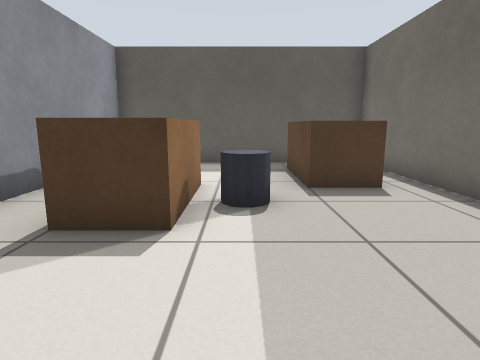
[1] (above)

20 first-person views from a walk through a world built for the Gazebo simulator. The camera is 0.68 m above the floor, tilts 10° down and sees 75° across. The floor is counted in squares, 0.5 m on a side. Each view is taken from the middle of a square. On the plan, view 1 faces up. The plan holds only what a view shows up to about 14 squares ahead; the rest is blank. The robots in the file are not drawn.

[2]
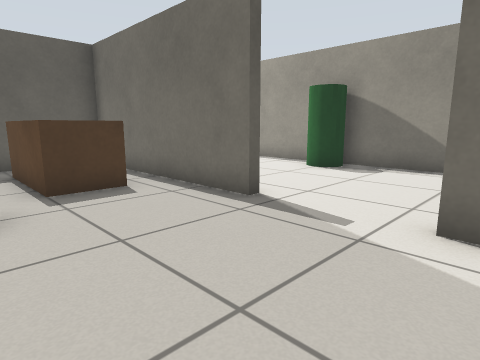

[3]
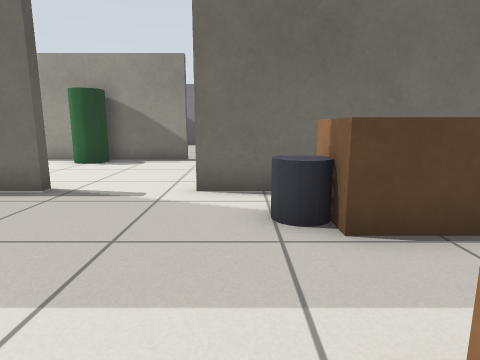

[4]
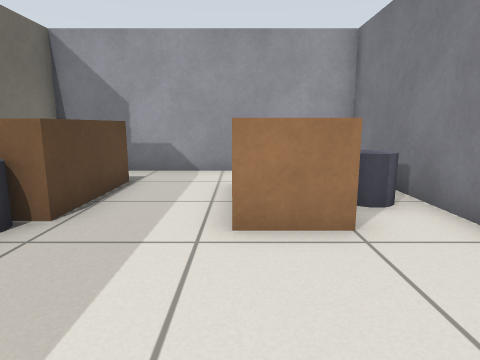

[5]
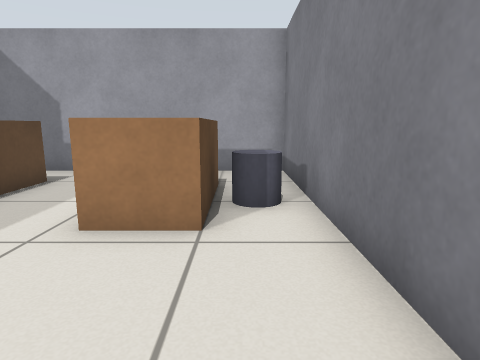

[6]
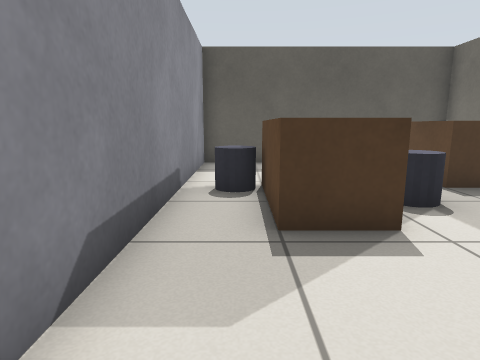

[7]
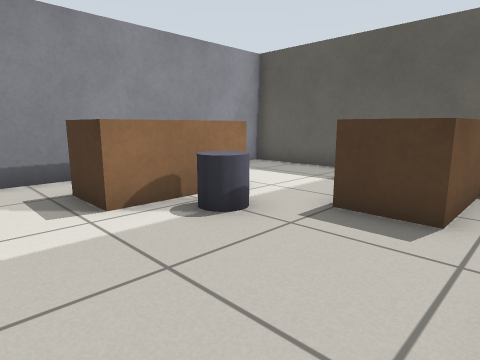

[8]
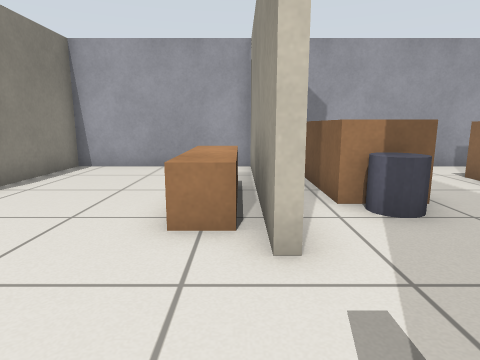

[9]
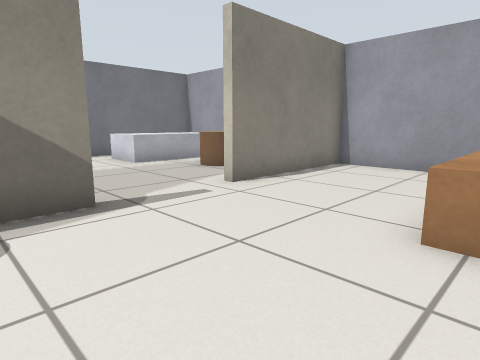

[10]
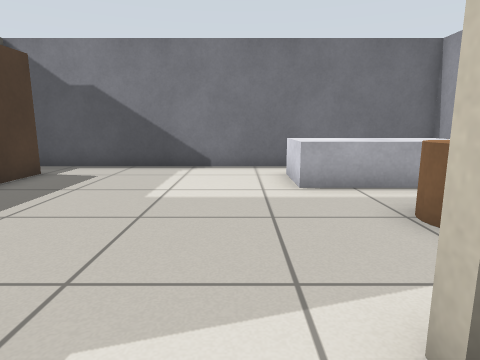

[11]
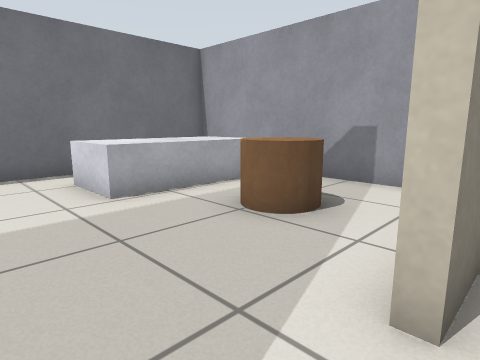

[12]
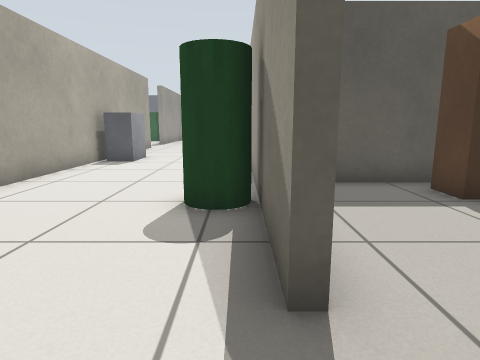

[13]
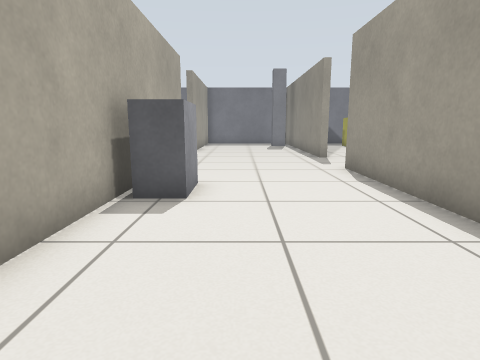

[14]
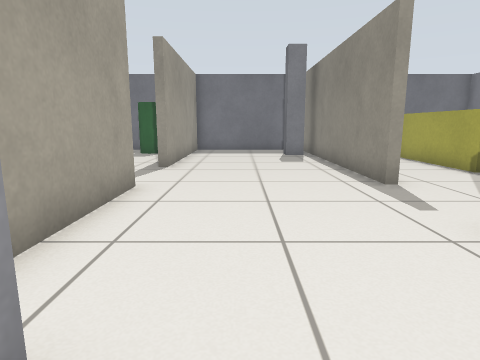

[15]
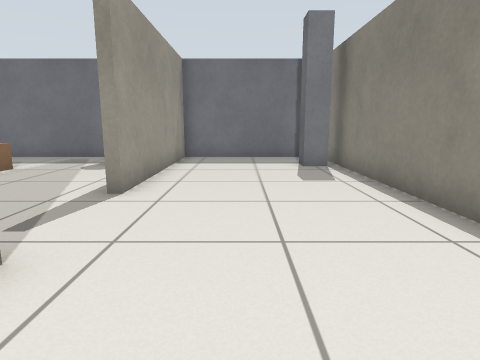

[16]
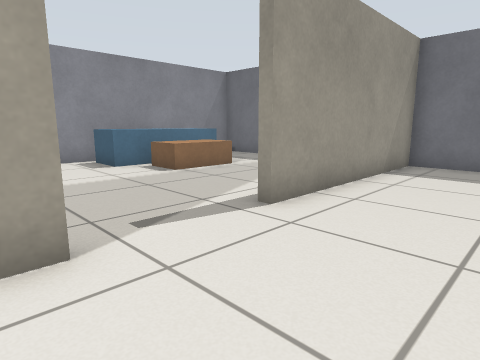

[17]
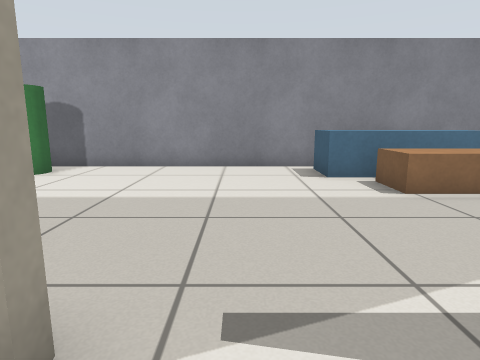

[18]
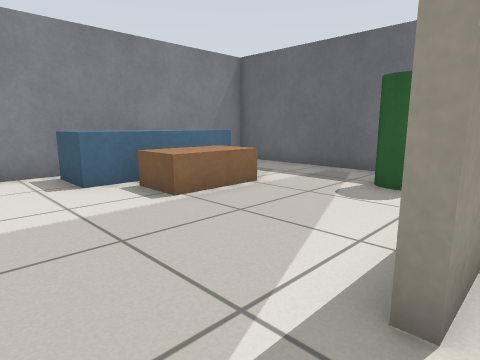

[19]
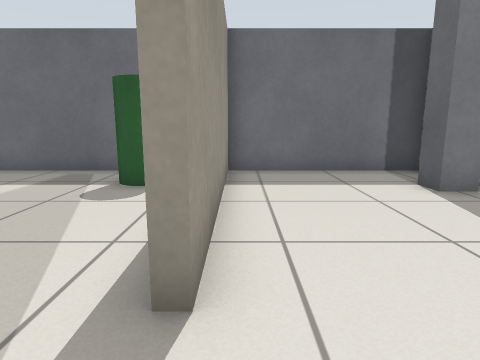

[20]
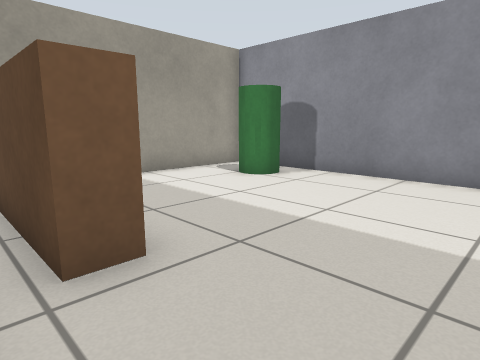

### Floor plan
Points are (right, up) in squares from view 1. A wall is a line through its corners. A room is listed if a view was taken in it or the views show most of it. See-through windows are left out.
Room 1 (views 1, 2, 3, 4, 5, 6, 7)
walls: (4.4, 4.1) (4.4, 11.4) (-4.3, 11.4) (-4.3, -6.3) (4.4, -6.3) (4.4, 1)
ways out: opening at (4, 2.5) to room 2
objects: grey cylinder (-3, -3) to (-3, -2); grey cylinder (-3, 7); brown box (-2, -4) to (-1, -1); brown box (-2, 4) to (-1, 7); grey cylinder (0, 5) to (0, 6); brown box (2, -4) to (3, -2); grey cylinder (2, -1) to (3, -1); brown box (2, 7) to (3, 10)
Room 2 (views 8, 9, 10, 11, 12, 13, 14, 15, 16, 17, 18, 19)
walls: (10.4, 6.4) (10.4, 16); (4.8, 4.1) (4.4, 4.1); (10.8, 2.1) (10.4, 2.1) (10.4, 4.5); (14.6, 7.3) (12.2, 7.3); (14.5, 5.6) (14.1, 5.6) (14.1, 6.6); (4.7, 11.2) (4.7, 6.9); (17.8, 5.6) (16.1, 5.6); (4.7, -3.6) (4.7, -6.3) (10.4, -6.3) (10.4, -1.1) (10.8, -1.1); (3.3, 17.1) (3.3, 14); (10.4, 19.1) (10.4, 29.3) (4.7, 29.3) (4.7, 22.1); (4.7, 18.9) (4.7, 13.6); (12.2, -6.3) (19.3, -6.3) (19.3, 6.6)
low walls: (4.2, 18.9) (4.7, 18.9)
ways out: opening at (4, 2.5) to room 1; opening at (4, 20.5) to room 3; opening at (10, 17.5)
objects: brown box (5, -3) to (6, 0); grey box (5, 12) to (6, 13); green cylinder (9, 5) to (10, 6); grey post (9, 27) to (10, 27); brown cylinder (13, -4) to (14, -3); white box (16, -5) to (17, -2)
Room 3 (view 20)
walls: (2.4, 17.1) (3.3, 17.1); (4.7, 22.1) (4.2, 22.1); (2.2, 29.3) (-4.3, 29.3) (-4.3, 11.7) (-0.2, 11.7); (2, 11.7) (2.8, 11.7)
ways out: opening at (4, 20.5) to room 2
objects: green cylinder (-3, 14); blue box (-3, 23) to (-2, 26); brown box (-1, 24) to (0, 25); green cylinder (2, 27) to (3, 28)

Where each view was taken, in squares from view 1:
view 1: 0 up, 0 right, facing up
view 2: 0 up, 0 right, facing up-right
view 3: 0 up, 2 left, facing right
view 4: 3 up, 1 left, facing down
view 5: 3 up, 3 left, facing down
view 6: 0 up, 3 left, facing up
view 7: 2 up, 4 right, facing up-left
view 8: 4 up, 5 right, facing down
view 9: 4 up, 5 right, facing down-right
view 10: 0 up, 9 right, facing right
view 11: 1 up, 10 right, facing down-right
view 12: 0 up, 10 right, facing up
view 13: 6 up, 7 right, facing up
view 14: 12 up, 7 right, facing up
view 15: 16 up, 7 right, facing up
view 16: 18 up, 8 right, facing up-left
view 17: 20 up, 6 right, facing left
view 18: 20 up, 5 right, facing up-left
view 19: 20 up, 5 right, facing up
view 20: 20 up, 4 right, facing down-left
